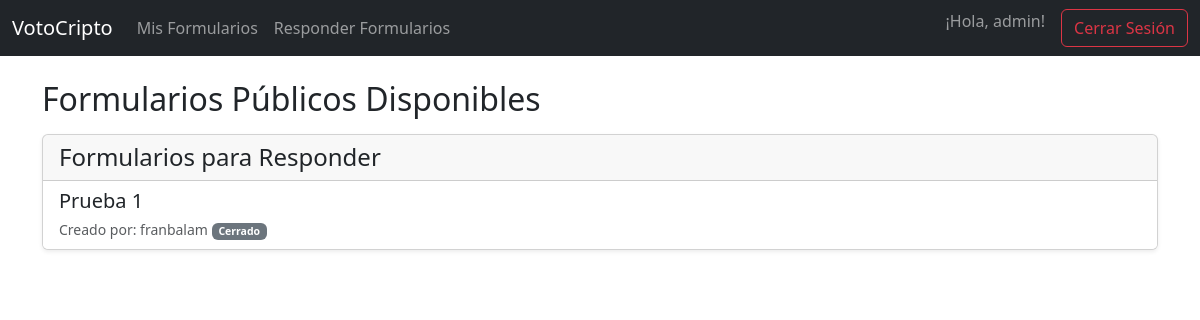
/votacion/ (signed in), run on an earlier commit of the app's database.
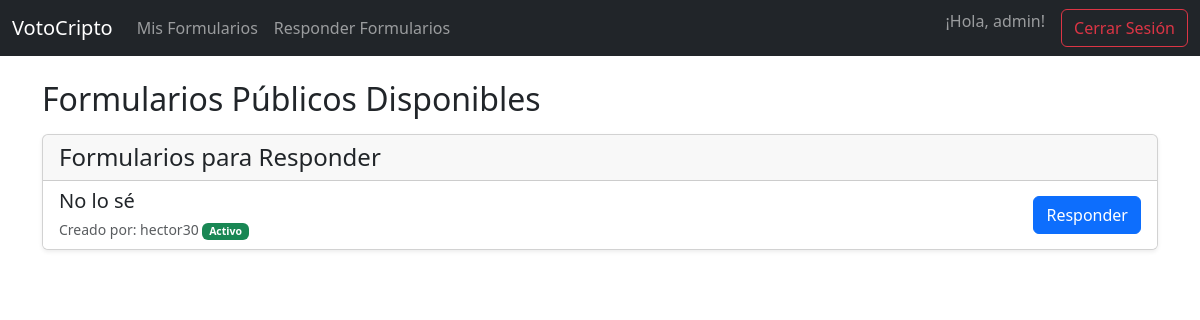
And on a later commit of the database.
### votacion/models.py (models this page shows, shortened)
class Formulario(models.Model):
    propietario = models.ForeignKey(User, on_delete=models.CASCADE, related_name='formularios')
    titulo = models.CharField(max_length=255)
    descripcion = models.TextField(blank=True, null=True)
    pub_date = models.DateTimeField('fecha de publicación', default=timezone.now)
    duration = models.IntegerField(default=7, help_text="Duración del formulario en días.")
    def is_closed(self):
        closing_date = self.pub_date + datetime.timedelta(days=self.duration)
        return timezone.now() > closing_date

### votacion/views.py (the view)
# urls.py: path('', views.FormularioListView.as_view(), name='formulario_list'),
class FormularioListView(LoginRequiredMixin, generic.ListView):
    login_url = '/accounts/login/'
    template_name = 'votacionC/formulario_list_public.html'
    context_object_name = 'formulario_list'
    def get_queryset(self):
        return Formulario.objects.filter(
            pub_date__lte=timezone.now(),
            duration__gt=0
        ).exclude(
            propietario=self.request.user
        ).exclude(
            envios__usuario=self.request.user
        ).order_by('-pub_date')

### votacion/templates/votacionC/formulario_list_public.html
{% extends "votacionC/base.html" %}
{% block content %}
<h2 class="mb-3">Formularios Públicos Disponibles</h2>
<div class="card shadow-sm">
  <div class="card-header">
    <h4 class="mb-0">Formularios para Responder</h4>
  </div>
  {% if formulario_list %}
    <div class="list-group list-group-flush">
      {% for formulario in formulario_list %}
        <div class="list-group-item">
          <div class="row align-items-center">
            <div class="col-md-8">
              <h5 class="mb-1">{{ formulario.titulo }}</h5>
              <small class="text-muted">
                Creado por: {{ formulario.propietario.username }}
                {% if formulario.is_closed %}
                  <span class="badge bg-secondary">Cerrado</span>
                {% else %}
                  <span class="badge bg-success">Activo</span>
                {% endif %}
              </small>
            </div>
            <div class="col-md-4 text-md-end mt-2 mt-md-0">
              {% if not formulario.is_closed %}
                <a href="{% url 'votacion:formulario_respond' formulario.pk %}" class="btn btn-primary">
                  Responder
                </a>
              {% endif %}
            </div>
          </div>
        </div>
      {% endfor %}
    </div>
  {% else %}
    <div class="card-body text-center">
      <p class="text-muted mb-0">No hay formularios de otros usuarios disponibles para responder.</p>
    </div>
  {% endif %}
</div>
{% endblock %}

### votacion/templates/votacionC/base.html (shortened to what this page needs)
{% load static %}
<!doctype html>
<html lang="es">
<head>
  <link href="https://cdn.jsdelivr.net/npm/bootstrap@5.3.2/dist/css/bootstrap.min.css" rel="stylesheet">
</head>
<body>
  <nav class="navbar navbar-expand-lg navbar-dark bg-dark mb-4">
    <div class="container-fluid">
      <a class="navbar-brand" href="{% url 'votacion:my_formulario_list' %}">VotoCripto</a>
      <div class="collapse navbar-collapse" id="navbarNav">
        <ul class="navbar-nav me-auto">
          {% if user.is_authenticated %}
            <li class="nav-item">
              <a class="nav-link" href="{% url 'votacion:my_formulario_list' %}">Mis Formularios</a>
            </li>
            <li class="nav-item">
              <a class="nav-link" href="{% url 'votacion:formulario_list' %}">Responder Formularios</a>
            </li>
          {% endif %}
        </ul>
        <ul class="navbar-nav ms-auto">
          {% if user.is_authenticated %}
            <li class="nav-item">
              <span class="navbar-text me-3">
                ¡Hola, {{ user.username }}!
              </span>
            </li>
            <li class="nav-item">
              <form class="d-inline" method="post" action="{% url 'logout' %}">
                <button type="submit" class="btn btn-outline-danger">Cerrar Sesión</button>
              </form>
            </li>
          {% endif %}
        </ul>
      </div>
    </div>
  </nav>
  <div class="container">
    {% block content %}
    {% endblock %}
  </div>
</body>
</html>

What changed in the data, as far as the page shows it:
removed Formulario: titulo "Prueba 1", propietario.username "franbalam", duration "Cerrado"
added Formulario: titulo "No lo sé", propietario.username "hector30", duration "Activo"
